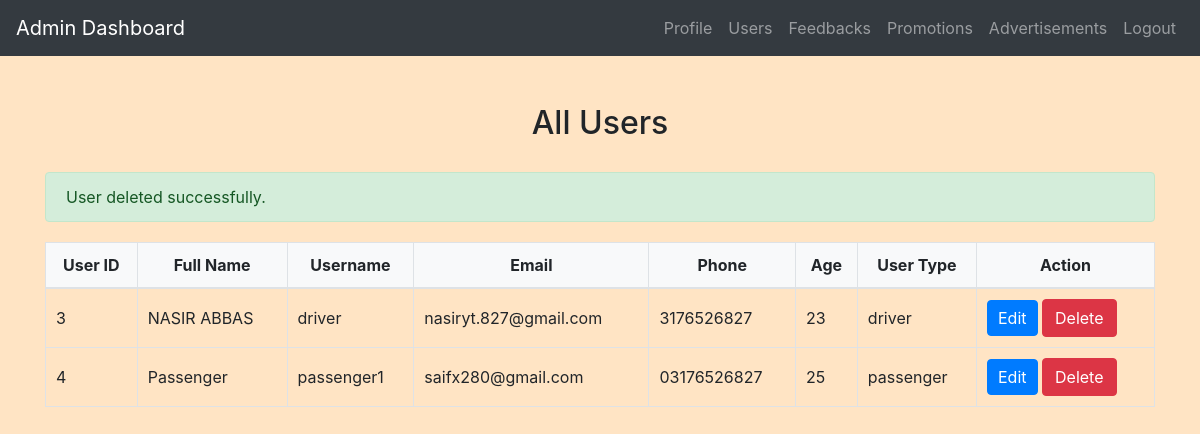
The app's page /admin/view_users.php?UserID=3 (signed in) with its own data.
### tables this page shows
CREATE TABLE `users` (
  `id` int(11) NOT NULL,
  `username` varchar(50) NOT NULL,
  `password` varchar(255) NOT NULL,
  `email` varchar(100) NOT NULL,
  `phone` varchar(20) NOT NULL,
  `age` int(11) DEFAULT NULL,
  `usertype` enum('driver','passenger') NOT NULL DEFAULT 'passenger',
  `full_name` varchar(255) DEFAULT NULL,
  `profile_picture` varchar(255) DEFAULT NULL
);

### admin/view_users.php (the view, shortened to what this page needs)
<?php
include('config.php');
if (isset($_GET['UserID'])) {
    $userID = $_GET['UserID'];
    $sql = "DELETE FROM users WHERE id = ?";
    $stmt = mysqli_prepare($conn, $sql);
    mysqli_stmt_bind_param($stmt, "i", $userID);
    mysqli_stmt_execute($stmt);
    $deleted = mysqli_stmt_affected_rows($stmt);
}
$sql = "SELECT * FROM users";
$result = mysqli_query($conn, $sql);
$users = [];
while ($row = mysqli_fetch_assoc($result)) {
    $users[] = $row;
}
?>
<!DOCTYPE html>
<html lang="en">
<head>
    <link rel="stylesheet" href="https://maxcdn.bootstrapcdn.com/bootstrap/4.5.2/css/bootstrap.min.css">
    <link rel="stylesheet" href="../css/style.css">
</head>
<body>
<?php include('admin_navbar.php'); ?>
<div class="container mt-5">
    <h2>All Users</h2>
    <?php if (isset($deleted) && $deleted > 0): ?>
        <div class="alert alert-success" role="alert">
            User deleted successfully.
        </div>
    <?php endif; ?>
    <?php if (empty($users)): ?>
        <p>No users found.</p>
    <?php else: ?>
        <table class="table">
            <thead>
                <tr>
                    <th>User ID</th>
                    <th>Full Name</th>
                    <th>Username</th>
                    <th>Email</th>
                    <th>Phone</th>
                    <th>Age</th>
                    <th>User Type</th>
                    <th>Action</th>
                </tr>
            </thead>
            <tbody>
                <?php foreach ($users as $user): ?>
                    <tr>
                        <td><?php echo $user['id']; ?></td>
                        <td><?php echo $user['full_name']; ?></td>
                        <td><?php echo $user['username']; ?></td>
                        <td><?php echo $user['email']; ?></td>
                        <td><?php echo $user['phone']; ?></td>
                        <td><?php echo $user['age']; ?></td>
                        <td><?php echo $user['usertype']; ?></td>
                        <td>
                            <a href="edit_user.php?UserID=<?php echo $user['id']; ?>" class="btn btn-primary">Edit</a>
                            <a href="view_users.php?UserID=<?php echo $user['id']; ?>" class="btn btn-danger" onclick="return confirm('Are you sure you want to delete this user?')">Delete</a>
                        </td>
                    </tr>
                <?php endforeach; ?>
            </tbody>
        </table>
    <?php endif; ?>
</div>
</body>
</html>

### css/style.css (style rules this page uses)
body { background-color: bisque; }
h1, h2, h3, h4 { text-align: center; margin-top: 30px; margin-bottom: 30px; }
.table { width: 100%; border-collapse: collapse; margin-top: 20px; }
.table th, .table td { padding: 10px; border: 1px solid #dee2e6; }
.table thead th { background-color: #f8f9fa; font-weight: bold; text-align: center; }
.table tbody td { vertical-align: middle; }
.btn-primary { padding: 5px 10px; }

### records on screen
users: id "3", full_name "NASIR ABBAS", username "driver", email "nasiryt.827@gmail.com", phone "3176526827", age "23", usertype "driver"
users: id "4", full_name "Passenger", username "passenger1", email "saifx280@gmail.com", phone "03176526827", age "25", usertype "passenger"
